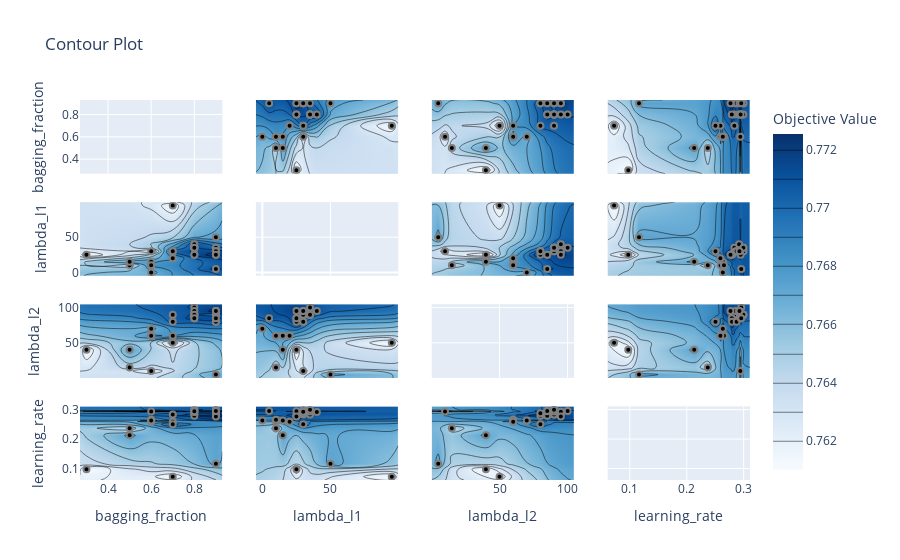

The cell this chart's notebook holds for it:
### Code cell
optuna.visualization.plot_contour(
    lgb_study, params = ['bagging_fraction', 'lambda_l1', 'lambda_l2', 'learning_rate'])

### Figure 1 — Plotly figure (JSON) as saved in the notebook; plotly's stock layout.template omitted (floating-point values rounded to 4 significant figures; data arrays with more than 128 entries replaced by an {"elided": "..."} marker saying what was removed)
{"data": [{"type": "scatter", "xaxis": "x", "yaxis": "y"}, {"colorbar": {"title": {"text": "Objective Value"}}, "colorscale": [[0, "rgb(247,251,255)"], [0.125, "rgb(222,235,247)"], [0.25, "rgb(198,219,239)"], [0.375, "rgb(158,202,225)"], [0.5, "rgb(107,174,214)"], [0.625, "rgb(66,146,198)"], [0.75, "rgb(33,113,181)"], [0.875, "rgb(8,81,156)"], [1, "rgb(8,48,107)"]], "connectgaps": true, "contours": {"coloring": "heatmap"}, "hoverinfo": "none", "line": {"smoothing": 1.3}, "reversescale": false, "showscale": true, "type": "contour", "x": [0.27, 0.3, 0.5, 0.6, 0.7, 0.8, 0.9, 0.93], "xaxis": "x5", "y": [-4.75, 0, 5, 10, 15, 20, 25, 30, 35, 40, 50, 95, 99.75], "yaxis": "y5", "z": [[null, null, null, null, null, null, null, null], [null, null, null, 0.7666, null, null, null, null], [null, null, null, null, null, null, 0.7714, null], [null, null, 0.7643, 0.7681, null, null, null, null], [null, null, 0.7672, 0.7678, null, null, null, null], [null, null, null, null, 0.7679, null, null, null], [null, 0.761, null, null, null, 0.7714, 0.7725, null], [null, null, null, 0.762, 0.7704, null, 0.7716, null], [null, null, null, null, null, 0.7712, 0.7702, null], [null, null, null, null, null, 0.771, null, null], [null, null, null, null, null, null, 0.7673, null], [null, null, null, null, 0.7611, null, null, null], [null, null, null, null, null, null, null, null]]}, {"marker": {"color": "black", "line": {"color": "Grey", "width": 2}}, "mode": "markers", "showlegend": false, "type": "scatter", "x": [0.5, 0.3, 0.6, 0.7, 0.9, 0.5, 0.6, 0.6, 0.6, 0.6, 0.7, 0.7, 0.7, 0.8, 0.8, 0.8, 0.9, 0.9, 0.8, 0.9, 0.9, 0.8, 0.9, 0.8, 0.8, 0.8, 0.9, 0.9, 0.9], "xaxis": "x5", "y": [10, 25, 30, 95, 50, 15, 10, 15, 10, 0, 20, 30, 30, 35, 35, 35, 30, 35, 25, 25, 30, 35, 30, 40, 35, 25, 30, 25, 5], "yaxis": "y5"}, {"colorbar": {"title": {"text": "Objective Value"}}, "colorscale": [[0, "rgb(247,251,255)"], [0.125, "rgb(222,235,247)"], [0.25, "rgb(198,219,239)"], [0.375, "rgb(158,202,225)"], [0.5, "rgb(107,174,214)"], [0.625, "rgb(66,146,198)"], [0.75, "rgb(33,113,181)"], [0.875, "rgb(8,81,156)"], [1, "rgb(8,48,107)"]], "connectgaps": true, "contours": {"coloring": "heatmap"}, "hoverinfo": "none", "line": {"smoothing": 1.3}, "reversescale": false, "showscale": false, "type": "contour", "x": [0.27, 0.3, 0.5, 0.6, 0.7, 0.8, 0.9, 0.93], "xaxis": "x9", "y": [0.25, 5, 10, 15, 40, 50, 60, 70, 80, 85, 90, 95, 100, 104.8], "yaxis": "y9", "z": [[null, null, null, null, null, null, null, null], [null, null, null, null, null, null, 0.7673, null], [null, null, null, 0.762, null, null, null, null], [null, null, 0.7643, null, null, null, null, null], [null, 0.761, 0.7672, null, null, null, null, null], [null, null, null, null, 0.7611, null, null, null], [null, null, null, 0.7681, 0.7679, null, null, null], [null, null, null, 0.7666, null, null, null, null], [null, null, null, null, 0.7704, null, 0.7707, null], [null, null, null, null, null, 0.7714, 0.7714, null], [null, null, null, null, 0.7704, 0.7712, 0.7702, null], [null, null, null, null, null, 0.771, 0.7725, null], [null, null, null, null, null, 0.7712, null, null], [null, null, null, null, null, null, null, null]]}, {"marker": {"color": "black", "line": {"color": "Grey", "width": 2}}, "mode": "markers", "showlegend": false, "type": "scatter", "x": [0.5, 0.3, 0.6, 0.7, 0.9, 0.5, 0.6, 0.6, 0.6, 0.6, 0.7, 0.7, 0.7, 0.8, 0.8, 0.8, 0.9, 0.9, 0.8, 0.9, 0.9, 0.8, 0.9, 0.8, 0.8, 0.8, 0.9, 0.9, 0.9], "xaxis": "x9", "y": [15, 40, 10, 50, 5, 40, 60, 60, 60, 70, 60, 80, 90, 90, 100, 90, 90, 90, 85, 80, 95, 90, 80, 95, 90, 85, 95, 95, 85], "yaxis": "y9"}, {"colorbar": {"title": {"text": "Objective Value"}}, "colorscale": [[0, "rgb(247,251,255)"], [0.125, "rgb(222,235,247)"], [0.25, "rgb(198,219,239)"], [0.375, "rgb(158,202,225)"], [0.5, "rgb(107,174,214)"], [0.625, "rgb(66,146,198)"], [0.75, "rgb(33,113,181)"], [0.875, "rgb(8,81,156)"], [1, "rgb(8,48,107)"]], "connectgaps": true, "contours": {"coloring": "heatmap"}, "hoverinfo": "none", "line": {"smoothing": 1.3}, "reversescale": false, "showscale": false, "type": "contour", "x": [0.27, 0.3, 0.5, 0.6, 0.7, 0.8, 0.9, 0.93], "xaxis": "x13", "y": [0.06098, 0.07235, 0.09723, 0.1161, 0.213, 0.2369, 0.2504, 0.2591, 0.2594, 0.2633, 0.2634, 0.2653, 0.2768, 0.2791, 0.2795, 0.2836, 0.2836, 0.2859, 0.2876, 0.2919, 0.2925, 0.2938, 0.2941, 0.2946, 0.2957, 0.2958, 0.2972, 0.2994, 0.2996, 0.2997, 0.3111], "yaxis": "y13", "z": {"elided": "31x8 float values"}}, {"marker": {"color": "black", "line": {"color": "Grey", "width": 2}}, "mode": "markers", "showlegend": false, "type": "scatter", "x": [0.5, 0.3, 0.6, 0.7, 0.9, 0.5, 0.6, 0.6, 0.6, 0.6, 0.7, 0.7, 0.7, 0.8, 0.8, 0.8, 0.9, 0.9, 0.8, 0.9, 0.9, 0.8, 0.9, 0.8, 0.8, 0.8, 0.9, 0.9, 0.9], "xaxis": "x13", "y": [0.2369, 0.09723, 0.2941, 0.07235, 0.1161, 0.213, 0.2594, 0.2634, 0.2653, 0.2633, 0.2591, 0.2504, 0.2836, 0.2972, 0.2958, 0.2836, 0.2997, 0.2996, 0.2791, 0.2795, 0.2859, 0.2938, 0.2876, 0.2919, 0.2994, 0.2946, 0.2925, 0.2768, 0.2957], "yaxis": "y13"}, {"colorbar": {"title": {"text": "Objective Value"}}, "colorscale": [[0, "rgb(247,251,255)"], [0.125, "rgb(222,235,247)"], [0.25, "rgb(198,219,239)"], [0.375, "rgb(158,202,225)"], [0.5, "rgb(107,174,214)"], [0.625, "rgb(66,146,198)"], [0.75, "rgb(33,113,181)"], [0.875, "rgb(8,81,156)"], [1, "rgb(8,48,107)"]], "connectgaps": true, "contours": {"coloring": "heatmap"}, "hoverinfo": "none", "line": {"smoothing": 1.3}, "reversescale": false, "showscale": false, "type": "contour", "x": [-4.75, 0, 5, 10, 15, 20, 25, 30, 35, 40, 50, 95, 99.75], "xaxis": "x2", "y": [0.27, 0.3, 0.5, 0.6, 0.7, 0.8, 0.9, 0.93], "yaxis": "y2", "z": [[null, null, null, null, null, null, null, null, null, null, null, null, null], [null, null, null, null, null, null, 0.761, null, null, null, null, null, null], [null, null, null, 0.7643, 0.7672, null, null, null, null, null, null, null, null], [null, 0.7666, null, 0.7681, 0.7678, null, null, 0.762, null, null, null, null, null], [null, null, null, null, null, 0.7679, null, 0.7704, null, null, null, 0.7611, null], [null, null, null, null, null, null, 0.7714, null, 0.7712, 0.771, null, null, null], [null, null, 0.7714, null, null, null, 0.7725, 0.7716, 0.7702, null, 0.7673, null, null], [null, null, null, null, null, null, null, null, null, null, null, null, null]]}, {"marker": {"color": "black", "line": {"color": "Grey", "width": 2}}, "mode": "markers", "showlegend": false, "type": "scatter", "x": [10, 25, 30, 95, 50, 15, 10, 15, 10, 0, 20, 30, 30, 35, 35, 35, 30, 35, 25, 25, 30, 35, 30, 40, 35, 25, 30, 25, 5], "xaxis": "x2", "y": [0.5, 0.3, 0.6, 0.7, 0.9, 0.5, 0.6, 0.6, 0.6, 0.6, 0.7, 0.7, 0.7, 0.8, 0.8, 0.8, 0.9, 0.9, 0.8, 0.9, 0.9, 0.8, 0.9, 0.8, 0.8, 0.8, 0.9, 0.9, 0.9], "yaxis": "y2"}, {"type": "scatter", "xaxis": "x6", "yaxis": "y6"}, {"colorbar": {"title": {"text": "Objective Value"}}, "colorscale": [[0, "rgb(247,251,255)"], [0.125, "rgb(222,235,247)"], [0.25, "rgb(198,219,239)"], [0.375, "rgb(158,202,225)"], [0.5, "rgb(107,174,214)"], [0.625, "rgb(66,146,198)"], [0.75, "rgb(33,113,181)"], [0.875, "rgb(8,81,156)"], [1, "rgb(8,48,107)"]], "connectgaps": true, "contours": {"coloring": "heatmap"}, "hoverinfo": "none", "line": {"smoothing": 1.3}, "reversescale": false, "showscale": false, "type": "contour", "x": [-4.75, 0, 5, 10, 15, 20, 25, 30, 35, 40, 50, 95, 99.75], "xaxis": "x10", "y": [0.25, 5, 10, 15, 40, 50, 60, 70, 80, 85, 90, 95, 100, 104.8], "yaxis": "y10", "z": {"elided": "14x13 float values"}}, {"marker": {"color": "black", "line": {"color": "Grey", "width": 2}}, "mode": "markers", "showlegend": false, "type": "scatter", "x": [10, 25, 30, 95, 50, 15, 10, 15, 10, 0, 20, 30, 30, 35, 35, 35, 30, 35, 25, 25, 30, 35, 30, 40, 35, 25, 30, 25, 5], "xaxis": "x10", "y": [15, 40, 10, 50, 5, 40, 60, 60, 60, 70, 60, 80, 90, 90, 100, 90, 90, 90, 85, 80, 95, 90, 80, 95, 90, 85, 95, 95, 85], "yaxis": "y10"}, {"colorbar": {"title": {"text": "Objective Value"}}, "colorscale": [[0, "rgb(247,251,255)"], [0.125, "rgb(222,235,247)"], [0.25, "rgb(198,219,239)"], [0.375, "rgb(158,202,225)"], [0.5, "rgb(107,174,214)"], [0.625, "rgb(66,146,198)"], [0.75, "rgb(33,113,181)"], [0.875, "rgb(8,81,156)"], [1, "rgb(8,48,107)"]], "connectgaps": true, "contours": {"coloring": "heatmap"}, "hoverinfo": "none", "line": {"smoothing": 1.3}, "reversescale": false, "showscale": false, "type": "contour", "x": [-4.75, 0, 5, 10, 15, 20, 25, 30, 35, 40, 50, 95, 99.75], "xaxis": "x14", "y": [0.06098, 0.07235, 0.09723, 0.1161, 0.213, 0.2369, 0.2504, 0.2591, 0.2594, 0.2633, 0.2634, 0.2653, 0.2768, 0.2791, 0.2795, 0.2836, 0.2836, 0.2859, 0.2876, 0.2919, 0.2925, 0.2938, 0.2941, 0.2946, 0.2957, 0.2958, 0.2972, 0.2994, 0.2996, 0.2997, 0.3111], "yaxis": "y14", "z": {"elided": "31x13 float values"}}, {"marker": {"color": "black", "line": {"color": "Grey", "width": 2}}, "mode": "markers", "showlegend": false, "type": "scatter", "x": [10, 25, 30, 95, 50, 15, 10, 15, 10, 0, 20, 30, 30, 35, 35, 35, 30, 35, 25, 25, 30, 35, 30, 40, 35, 25, 30, 25, 5], "xaxis": "x14", "y": [0.2369, 0.09723, 0.2941, 0.07235, 0.1161, 0.213, 0.2594, 0.2634, 0.2653, 0.2633, 0.2591, 0.2504, 0.2836, 0.2972, 0.2958, 0.2836, 0.2997, 0.2996, 0.2791, 0.2795, 0.2859, 0.2938, 0.2876, 0.2919, 0.2994, 0.2946, 0.2925, 0.2768, 0.2957], "yaxis": "y14"}, {"colorbar": {"title": {"text": "Objective Value"}}, "colorscale": [[0, "rgb(247,251,255)"], [0.125, "rgb(222,235,247)"], [0.25, "rgb(198,219,239)"], [0.375, "rgb(158,202,225)"], [0.5, "rgb(107,174,214)"], [0.625, "rgb(66,146,198)"], [0.75, "rgb(33,113,181)"], [0.875, "rgb(8,81,156)"], [1, "rgb(8,48,107)"]], "connectgaps": true, "contours": {"coloring": "heatmap"}, "hoverinfo": "none", "line": {"smoothing": 1.3}, "reversescale": false, "showscale": false, "type": "contour", "x": [0.25, 5, 10, 15, 40, 50, 60, 70, 80, 85, 90, 95, 100, 104.8], "xaxis": "x3", "y": [0.27, 0.3, 0.5, 0.6, 0.7, 0.8, 0.9, 0.93], "yaxis": "y3", "z": [[null, null, null, null, null, null, null, null, null, null, null, null, null, null], [null, null, null, null, 0.761, null, null, null, null, null, null, null, null, null], [null, null, null, 0.7643, 0.7672, null, null, null, null, null, null, null, null, null], [null, null, 0.762, null, null, null, 0.7681, 0.7666, null, null, null, null, null, null], [null, null, null, null, null, 0.7611, 0.7679, null, 0.7704, null, 0.7704, null, null, null], [null, null, null, null, null, null, null, null, null, 0.7714, 0.7712, 0.771, 0.7712, null], [null, 0.7673, null, null, null, null, null, null, 0.7707, 0.7714, 0.7702, 0.7725, null, null], [null, null, null, null, null, null, null, null, null, null, null, null, null, null]]}, {"marker": {"color": "black", "line": {"color": "Grey", "width": 2}}, "mode": "markers", "showlegend": false, "type": "scatter", "x": [15, 40, 10, 50, 5, 40, 60, 60, 60, 70, 60, 80, 90, 90, 100, 90, 90, 90, 85, 80, 95, 90, 80, 95, 90, 85, 95, 95, 85], "xaxis": "x3", "y": [0.5, 0.3, 0.6, 0.7, 0.9, 0.5, 0.6, 0.6, 0.6, 0.6, 0.7, 0.7, 0.7, 0.8, 0.8, 0.8, 0.9, 0.9, 0.8, 0.9, 0.9, 0.8, 0.9, 0.8, 0.8, 0.8, 0.9, 0.9, 0.9], "yaxis": "y3"}, {"colorbar": {"title": {"text": "Objective Value"}}, "colorscale": [[0, "rgb(247,251,255)"], [0.125, "rgb(222,235,247)"], [0.25, "rgb(198,219,239)"], [0.375, "rgb(158,202,225)"], [0.5, "rgb(107,174,214)"], [0.625, "rgb(66,146,198)"], [0.75, "rgb(33,113,181)"], [0.875, "rgb(8,81,156)"], [1, "rgb(8,48,107)"]], "connectgaps": true, "contours": {"coloring": "heatmap"}, "hoverinfo": "none", "line": {"smoothing": 1.3}, "reversescale": false, "showscale": false, "type": "contour", "x": [0.25, 5, 10, 15, 40, 50, 60, 70, 80, 85, 90, 95, 100, 104.8], "xaxis": "x7", "y": [-4.75, 0, 5, 10, 15, 20, 25, 30, 35, 40, 50, 95, 99.75], "yaxis": "y7", "z": {"elided": "13x14 float values"}}, {"marker": {"color": "black", "line": {"color": "Grey", "width": 2}}, "mode": "markers", "showlegend": false, "type": "scatter", "x": [15, 40, 10, 50, 5, 40, 60, 60, 60, 70, 60, 80, 90, 90, 100, 90, 90, 90, 85, 80, 95, 90, 80, 95, 90, 85, 95, 95, 85], "xaxis": "x7", "y": [10, 25, 30, 95, 50, 15, 10, 15, 10, 0, 20, 30, 30, 35, 35, 35, 30, 35, 25, 25, 30, 35, 30, 40, 35, 25, 30, 25, 5], "yaxis": "y7"}, {"type": "scatter", "xaxis": "x11", "yaxis": "y11"}, {"colorbar": {"title": {"text": "Objective Value"}}, "colorscale": [[0, "rgb(247,251,255)"], [0.125, "rgb(222,235,247)"], [0.25, "rgb(198,219,239)"], [0.375, "rgb(158,202,225)"], [0.5, "rgb(107,174,214)"], [0.625, "rgb(66,146,198)"], [0.75, "rgb(33,113,181)"], [0.875, "rgb(8,81,156)"], [1, "rgb(8,48,107)"]], "connectgaps": true, "contours": {"coloring": "heatmap"}, "hoverinfo": "none", "line": {"smoothing": 1.3}, "reversescale": false, "showscale": false, "type": "contour", "x": [0.25, 5, 10, 15, 40, 50, 60, 70, 80, 85, 90, 95, 100, 104.8], "xaxis": "x15", "y": [0.06098, 0.07235, 0.09723, 0.1161, 0.213, 0.2369, 0.2504, 0.2591, 0.2594, 0.2633, 0.2634, 0.2653, 0.2768, 0.2791, 0.2795, 0.2836, 0.2836, 0.2859, 0.2876, 0.2919, 0.2925, 0.2938, 0.2941, 0.2946, 0.2957, 0.2958, 0.2972, 0.2994, 0.2996, 0.2997, 0.3111], "yaxis": "y15", "z": {"elided": "31x14 float values"}}, {"marker": {"color": "black", "line": {"color": "Grey", "width": 2}}, "mode": "markers", "showlegend": false, "type": "scatter", "x": [15, 40, 10, 50, 5, 40, 60, 60, 60, 70, 60, 80, 90, 90, 100, 90, 90, 90, 85, 80, 95, 90, 80, 95, 90, 85, 95, 95, 85], "xaxis": "x15", "y": [0.2369, 0.09723, 0.2941, 0.07235, 0.1161, 0.213, 0.2594, 0.2634, 0.2653, 0.2633, 0.2591, 0.2504, 0.2836, 0.2972, 0.2958, 0.2836, 0.2997, 0.2996, 0.2791, 0.2795, 0.2859, 0.2938, 0.2876, 0.2919, 0.2994, 0.2946, 0.2925, 0.2768, 0.2957], "yaxis": "y15"}, {"colorbar": {"title": {"text": "Objective Value"}}, "colorscale": [[0, "rgb(247,251,255)"], [0.125, "rgb(222,235,247)"], [0.25, "rgb(198,219,239)"], [0.375, "rgb(158,202,225)"], [0.5, "rgb(107,174,214)"], [0.625, "rgb(66,146,198)"], [0.75, "rgb(33,113,181)"], [0.875, "rgb(8,81,156)"], [1, "rgb(8,48,107)"]], "connectgaps": true, "contours": {"coloring": "heatmap"}, "hoverinfo": "none", "line": {"smoothing": 1.3}, "reversescale": false, "showscale": false, "type": "contour", "x": [0.06098, 0.07235, 0.09723, 0.1161, 0.213, 0.2369, 0.2504, 0.2591, 0.2594, 0.2633, 0.2634, 0.2653, 0.2768, 0.2791, 0.2795, 0.2836, 0.2836, 0.2859, 0.2876, 0.2919, 0.2925, 0.2938, 0.2941, 0.2946, 0.2957, 0.2958, 0.2972, 0.2994, 0.2996, 0.2997, 0.3111], "xaxis": "x4", "y": [0.27, 0.3, 0.5, 0.6, 0.7, 0.8, 0.9, 0.93], "yaxis": "y4", "z": {"elided": "8x31 float values"}}, {"marker": {"color": "black", "line": {"color": "Grey", "width": 2}}, "mode": "markers", "showlegend": false, "type": "scatter", "x": [0.2369, 0.09723, 0.2941, 0.07235, 0.1161, 0.213, 0.2594, 0.2634, 0.2653, 0.2633, 0.2591, 0.2504, 0.2836, 0.2972, 0.2958, 0.2836, 0.2997, 0.2996, 0.2791, 0.2795, 0.2859, 0.2938, 0.2876, 0.2919, 0.2994, 0.2946, 0.2925, 0.2768, 0.2957], "xaxis": "x4", "y": [0.5, 0.3, 0.6, 0.7, 0.9, 0.5, 0.6, 0.6, 0.6, 0.6, 0.7, 0.7, 0.7, 0.8, 0.8, 0.8, 0.9, 0.9, 0.8, 0.9, 0.9, 0.8, 0.9, 0.8, 0.8, 0.8, 0.9, 0.9, 0.9], "yaxis": "y4"}, {"colorbar": {"title": {"text": "Objective Value"}}, "colorscale": [[0, "rgb(247,251,255)"], [0.125, "rgb(222,235,247)"], [0.25, "rgb(198,219,239)"], [0.375, "rgb(158,202,225)"], [0.5, "rgb(107,174,214)"], [0.625, "rgb(66,146,198)"], [0.75, "rgb(33,113,181)"], [0.875, "rgb(8,81,156)"], [1, "rgb(8,48,107)"]], "connectgaps": true, "contours": {"coloring": "heatmap"}, "hoverinfo": "none", "line": {"smoothing": 1.3}, "reversescale": false, "showscale": false, "type": "contour", "x": [0.06098, 0.07235, 0.09723, 0.1161, 0.213, 0.2369, 0.2504, 0.2591, 0.2594, 0.2633, 0.2634, 0.2653, 0.2768, 0.2791, 0.2795, 0.2836, 0.2836, 0.2859, 0.2876, 0.2919, 0.2925, 0.2938, 0.2941, 0.2946, 0.2957, 0.2958, 0.2972, 0.2994, 0.2996, 0.2997, 0.3111], "xaxis": "x8", "y": [-4.75, 0, 5, 10, 15, 20, 25, 30, 35, 40, 50, 95, 99.75], "yaxis": "y8", "z": {"elided": "13x31 float values"}}, {"marker": {"color": "black", "line": {"color": "Grey", "width": 2}}, "mode": "markers", "showlegend": false, "type": "scatter", "x": [0.2369, 0.09723, 0.2941, 0.07235, 0.1161, 0.213, 0.2594, 0.2634, 0.2653, 0.2633, 0.2591, 0.2504, 0.2836, 0.2972, 0.2958, 0.2836, 0.2997, 0.2996, 0.2791, 0.2795, 0.2859, 0.2938, 0.2876, 0.2919, 0.2994, 0.2946, 0.2925, 0.2768, 0.2957], "xaxis": "x8", "y": [10, 25, 30, 95, 50, 15, 10, 15, 10, 0, 20, 30, 30, 35, 35, 35, 30, 35, 25, 25, 30, 35, 30, 40, 35, 25, 30, 25, 5], "yaxis": "y8"}, {"colorbar": {"title": {"text": "Objective Value"}}, "colorscale": [[0, "rgb(247,251,255)"], [0.125, "rgb(222,235,247)"], [0.25, "rgb(198,219,239)"], [0.375, "rgb(158,202,225)"], [0.5, "rgb(107,174,214)"], [0.625, "rgb(66,146,198)"], [0.75, "rgb(33,113,181)"], [0.875, "rgb(8,81,156)"], [1, "rgb(8,48,107)"]], "connectgaps": true, "contours": {"coloring": "heatmap"}, "hoverinfo": "none", "line": {"smoothing": 1.3}, "reversescale": false, "showscale": false, "type": "contour", "x": [0.06098, 0.07235, 0.09723, 0.1161, 0.213, 0.2369, 0.2504, 0.2591, 0.2594, 0.2633, 0.2634, 0.2653, 0.2768, 0.2791, 0.2795, 0.2836, 0.2836, 0.2859, 0.2876, 0.2919, 0.2925, 0.2938, 0.2941, 0.2946, 0.2957, 0.2958, 0.2972, 0.2994, 0.2996, 0.2997, 0.3111], "xaxis": "x12", "y": [0.25, 5, 10, 15, 40, 50, 60, 70, 80, 85, 90, 95, 100, 104.8], "yaxis": "y12", "z": {"elided": "14x31 float values"}}, {"marker": {"color": "black", "line": {"color": "Grey", "width": 2}}, "mode": "markers", "showlegend": false, "type": "scatter", "x": [0.2369, 0.09723, 0.2941, 0.07235, 0.1161, 0.213, 0.2594, 0.2634, 0.2653, 0.2633, 0.2591, 0.2504, 0.2836, 0.2972, 0.2958, 0.2836, 0.2997, 0.2996, 0.2791, 0.2795, 0.2859, 0.2938, 0.2876, 0.2919, 0.2994, 0.2946, 0.2925, 0.2768, 0.2957], "xaxis": "x12", "y": [15, 40, 10, 50, 5, 40, 60, 60, 60, 70, 60, 80, 90, 90, 100, 90, 90, 90, 85, 80, 95, 90, 80, 95, 90, 85, 95, 95, 85], "yaxis": "y12"}, {"type": "scatter", "xaxis": "x16", "yaxis": "y16"}], "layout": {"title": {"text": "Contour Plot"}, "xaxis": {"anchor": "y", "domain": [0, 0.2125], "matches": "x13", "range": [0.27, 0.93], "showticklabels": false}, "xaxis10": {"anchor": "y10", "domain": [0.2625, 0.475], "matches": "x14", "range": [-4.75, 99.75], "showticklabels": false}, "xaxis11": {"anchor": "y11", "domain": [0.525, 0.7375], "matches": "x15", "range": [0.25, 104.8], "showticklabels": false}, "xaxis12": {"anchor": "y12", "domain": [0.7875, 1], "matches": "x16", "range": [0.06098, 0.3111], "showticklabels": false}, "xaxis13": {"anchor": "y13", "domain": [0, 0.2125], "range": [0.27, 0.93], "title": {"text": "bagging_fraction"}}, "xaxis14": {"anchor": "y14", "domain": [0.2625, 0.475], "range": [-4.75, 99.75], "title": {"text": "lambda_l1"}}, "xaxis15": {"anchor": "y15", "domain": [0.525, 0.7375], "range": [0.25, 104.8], "title": {"text": "lambda_l2"}}, "xaxis16": {"anchor": "y16", "domain": [0.7875, 1], "range": [0.06098, 0.3111], "title": {"text": "learning_rate"}}, "xaxis2": {"anchor": "y2", "domain": [0.2625, 0.475], "matches": "x14", "range": [-4.75, 99.75], "showticklabels": false}, "xaxis3": {"anchor": "y3", "domain": [0.525, 0.7375], "matches": "x15", "range": [0.25, 104.8], "showticklabels": false}, "xaxis4": {"anchor": "y4", "domain": [0.7875, 1], "matches": "x16", "range": [0.06098, 0.3111], "showticklabels": false}, "xaxis5": {"anchor": "y5", "domain": [0, 0.2125], "matches": "x13", "range": [0.27, 0.93], "showticklabels": false}, "xaxis6": {"anchor": "y6", "domain": [0.2625, 0.475], "matches": "x14", "range": [-4.75, 99.75], "showticklabels": false}, "xaxis7": {"anchor": "y7", "domain": [0.525, 0.7375], "matches": "x15", "range": [0.25, 104.8], "showticklabels": false}, "xaxis8": {"anchor": "y8", "domain": [0.7875, 1], "matches": "x16", "range": [0.06098, 0.3111], "showticklabels": false}, "xaxis9": {"anchor": "y9", "domain": [0, 0.2125], "matches": "x13", "range": [0.27, 0.93], "showticklabels": false}, "yaxis": {"anchor": "x", "domain": [0.8063, 1], "range": [0.27, 0.93], "title": {"text": "bagging_fraction"}}, "yaxis10": {"anchor": "x10", "domain": [0.2687, 0.4625], "matches": "y9", "range": [0.25, 104.8], "showticklabels": false}, "yaxis11": {"anchor": "x11", "domain": [0.2687, 0.4625], "matches": "y9", "range": [0.25, 104.8], "showticklabels": false}, "yaxis12": {"anchor": "x12", "domain": [0.2687, 0.4625], "matches": "y9", "range": [0.25, 104.8], "showticklabels": false}, "yaxis13": {"anchor": "x13", "domain": [0, 0.1938], "range": [0.06098, 0.3111], "title": {"text": "learning_rate"}}, "yaxis14": {"anchor": "x14", "domain": [0, 0.1938], "matches": "y13", "range": [0.06098, 0.3111], "showticklabels": false}, "yaxis15": {"anchor": "x15", "domain": [0, 0.1938], "matches": "y13", "range": [0.06098, 0.3111], "showticklabels": false}, "yaxis16": {"anchor": "x16", "domain": [0, 0.1938], "matches": "y13", "range": [0.06098, 0.3111], "showticklabels": false}, "yaxis2": {"anchor": "x2", "domain": [0.8063, 1], "matches": "y", "range": [0.27, 0.93], "showticklabels": false}, "yaxis3": {"anchor": "x3", "domain": [0.8063, 1], "matches": "y", "range": [0.27, 0.93], "showticklabels": false}, "yaxis4": {"anchor": "x4", "domain": [0.8063, 1], "matches": "y", "range": [0.27, 0.93], "showticklabels": false}, "yaxis5": {"anchor": "x5", "domain": [0.5375, 0.7312], "range": [-4.75, 99.75], "title": {"text": "lambda_l1"}}, "yaxis6": {"anchor": "x6", "domain": [0.5375, 0.7312], "matches": "y5", "range": [-4.75, 99.75], "showticklabels": false}, "yaxis7": {"anchor": "x7", "domain": [0.5375, 0.7312], "matches": "y5", "range": [-4.75, 99.75], "showticklabels": false}, "yaxis8": {"anchor": "x8", "domain": [0.5375, 0.7312], "matches": "y5", "range": [-4.75, 99.75], "showticklabels": false}, "yaxis9": {"anchor": "x9", "domain": [0.2687, 0.4625], "range": [0.25, 104.8], "title": {"text": "lambda_l2"}}}}
